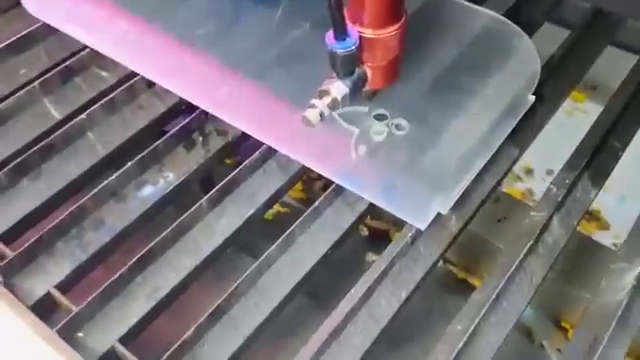
#> input picture frame 84 of fire-detection/fire-cnc-1.mp4, 640 x 360 px
$ python main.py
#> lines starting #> are read from the running program, lines starting #| are printed output that depends on the picture; after the words box and inside, x2 and y2 are one past the last pixel; in counts of white or black regions, pixels touching at a corner belong together
import cv2
import numpy as np

# Variáveis globais
prev_frame = None  # Quadro anterior

def processa_frame(img):
    """
    Processa o quadro e retorna a máscara de movimento para a cor branca.
    """
    global prev_frame

    # Converte a imagem para escala de cinza
    gray = cv2.cvtColor(img, cv2.COLOR_BGR2GRAY)

    # Cria uma máscara onde a cor branca (255) é isolada
    _, white_mask = cv2.threshold(gray, 240, 255, cv2.THRESH_BINARY)

    # Se tivermos um quadro anterior, calcule a diferença entre eles
    if prev_frame is not None:
        frame_diff = cv2.absdiff(white_mask, prev_frame)
        _, motion_mask = cv2.threshold(frame_diff, 45, 255, cv2.THRESH_BINARY)
    else:
        motion_mask = np.zeros_like(white_mask)  # Inicializa com zero se for o primeiro quadro

    # Atualiza o quadro anterior
    prev_frame = white_mask.copy()

    return motion_mask, white_mask

def analisa_movimento(img, motion_mask):
    """
    Analisa o movimento da cor branca baseado na máscara de movimento.
    """
    # Encontra os contornos das áreas de movimento
    contours, _ = cv2.findContours(motion_mask, cv2.RETR_EXTERNAL, cv2.CHAIN_APPROX_SIMPLE)

    qt_movimento = 0

    # Inicializa as variáveis para calcular a caixa delimitadora total
    x_min, y_min, x_max, y_max = float('inf'), float('inf'), -float('inf'), -float('inf')

    for contour in contours:
        # Ignora pequenos contornos
        if cv2.contourArea(contour) > 600:  # Ajuste o limite conforme necessário
            qt_movimento += 1

            # Busca as coordenadas do contorno
            x, y, w, h = cv2.boundingRect(contour)
            x_min = min(x_min, x)
            y_min = min(y_min, y)
            x_max = max(x_max, x + w)
            y_max = max(y_max, y + h)

    # Desenha o retângulo nas áreas de movimento
    if qt_movimento > 0:
        cv2.rectangle(img, (x_min, y_min), (x_max, y_max), (0, 255, 0), 2)

    return qt_movimento


def exibe_status(img, qt_movimento, new_height):
    """
    Exibe o status da detecção de movimento, redimensionado proporcionalmente à altura do vídeo.
    """
    # Calcula o tamanho da caixa de status baseado na altura do vídeo redimensionado
    box_height = int(new_height * 0.1)
    box_width = int(img.shape[1] * 0.5)

    # Define as coordenadas da caixa de status
    top_left = (int(img.shape[1] * 0.1), 0)
    bottom_right = (top_left[0] + box_width, box_height)

    # Desenha a caixa de status
    cv2.rectangle(img, top_left, bottom_right, (0, 0, 0), -1)

    # Texto dentro da caixa
    cv2.putText(img, f'FIRE: {qt_movimento}', (top_left[0] + 10, top_left[1] + box_height - 10),
                cv2.FONT_HERSHEY_DUPLEX, 1.5, (255, 255, 255), 5)


def main():
    # Alterar conforme o vídeo que quer rodar
    #namevideo = 'fire-cnc.mp4'
    namevideo = 'fire-cnc-1.mp4'
    #namevideo = 'fire-cnc-2.mp4'

    video_path = f'C:/Users/usuario/Desktop/Inteligencia Artificial/visao-comp-detecta-fogo/fire-detection/{namevideo}'
    video = cv2.VideoCapture(video_path)

    if not video.isOpened():
        print(f"Erro ao abrir o vídeo: {video_path}")
        return

    # Busca a resolução do vídeo
    original_width = int(video.get(cv2.CAP_PROP_FRAME_WIDTH))
    original_height = int(video.get(cv2.CAP_PROP_FRAME_HEIGHT))

    # Mude a a altura para redimensionar o vídeo
    new_height = 500

    # Calcula a nova largura
    aspect_ratio = original_width / original_height
    new_width = int(new_height * aspect_ratio)

    paused = False

    while True:
        if not paused:
            check, img = video.read()
#> img is the input picture: shape (360, 640, 3); mean B, G, R 123.4, 117.5, 123.7
            if not check:
                break

            # Redimensiona o frame
            resized_frame = cv2.resize(img, (new_width, new_height))

            # Processa o frame para detectar o movimento da cor branca
            motion_mask, white_mask = processa_frame(resized_frame)
#> in processa_frame, `gray = cv2.cvtColor(img, cv2.COLOR_BGR2GRAY)`:
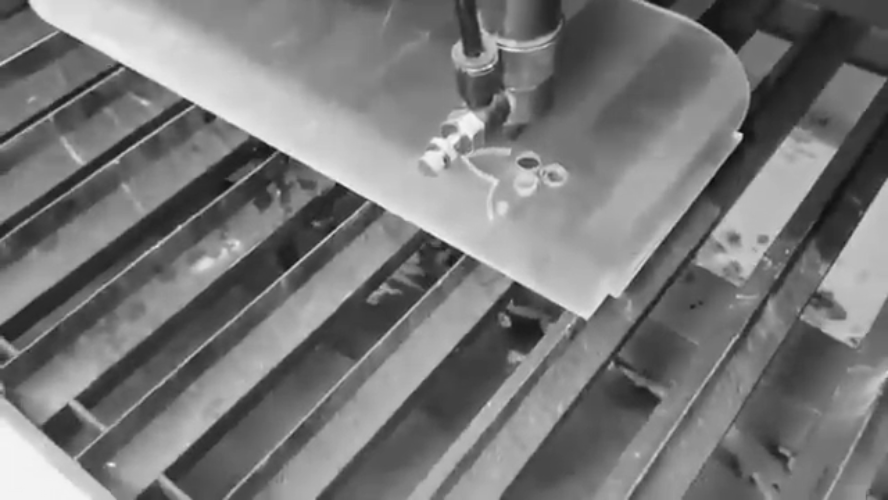
#> gray: shape (500, 888); min 12, max 247, mean 119.9
#> in processa_frame, `_, white_mask = cv2.threshold(gray, 240, 255, cv2.THRESH_BINARY)`:
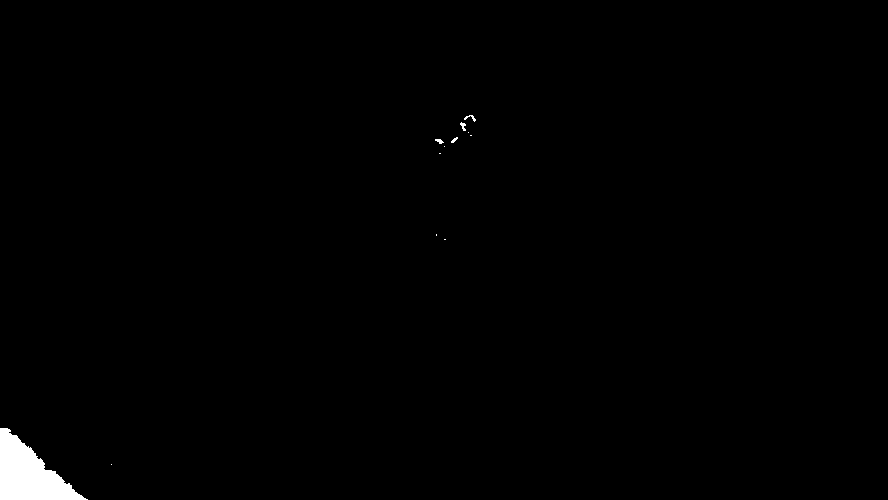
#> white_mask: shape (500, 888); 0.77% white; 12 white regions (7 under 20 px), largest, box (x1, y1, x2, y2) and area: (0, 428, 88, 500) 3319, (464, 115, 476, 122) 31, (460, 122, 466, 131) 30, (435, 139, 444, 144) 27, (451, 137, 458, 143) 21
#> motion_mask: shape (500, 888); every value is 0

            # Analisa movimento
            qt_movimento = analisa_movimento(resized_frame, motion_mask)
#> in analisa_movimento, `contours, _ = cv2.findContours(motion_mask, cv2.RETR_EXTERNAL, cv2.CHA..`: contours = []
#> after the loop in analisa_movimento, `for contour in contours:`: qt_movimento = 0
#> qt_movimento = 0

            # Mostra o status do movimento detectado
            exibe_status(resized_frame, qt_movimento, new_height)
#> in exibe_status, `cv2.putText(img, f'FIRE: {qt_movimento}', (top_left[0] + 10, top_left[..`:
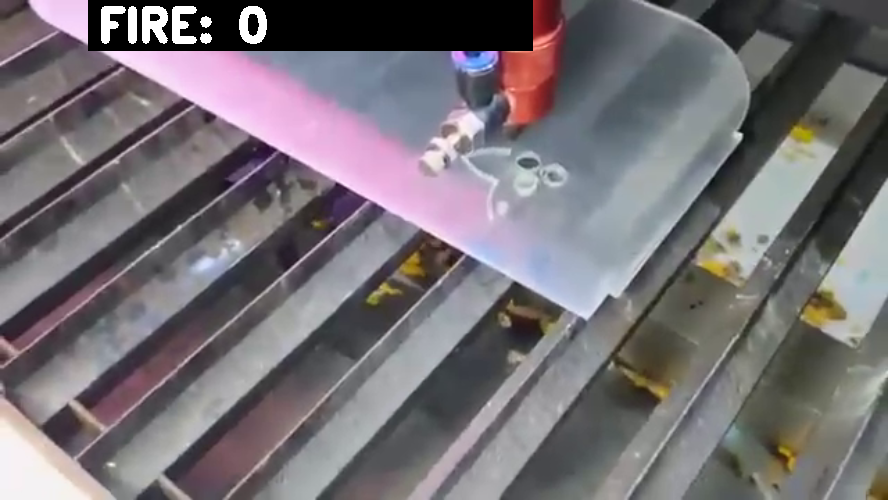
#> img: shape (500, 888, 3); mean B, G, R 117, 112.4, 117.6

            # Mostra o vídeo redimensionado
            cv2.imshow('Video', resized_frame)

            # Mostra a máscara de movimento
            cv2.namedWindow('Passo', cv2.WINDOW_NORMAL)
            cv2.resizeWindow('Passo', 180, 320)
            cv2.imshow('Passo', motion_mask)

            # Mostra a área branca isolada
            cv2.namedWindow('Area Branca', cv2.WINDOW_NORMAL)
            cv2.resizeWindow('Area Branca', 178, 292)
            cv2.imshow('Area Branca', white_mask)

        # Delay no vídeo
        key = cv2.waitKey(50)
#> (key q is pressed here)

        if key == ord('q'):  # Pressione 'q' para sair
            break
        elif key == ord('p'):  # Pressione 'p' para pausar/despausar
            paused = not paused

    video.release()
    cv2.destroyAllWindows()

if __name__ == "__main__":
    main()

$ run again, starting later in the video
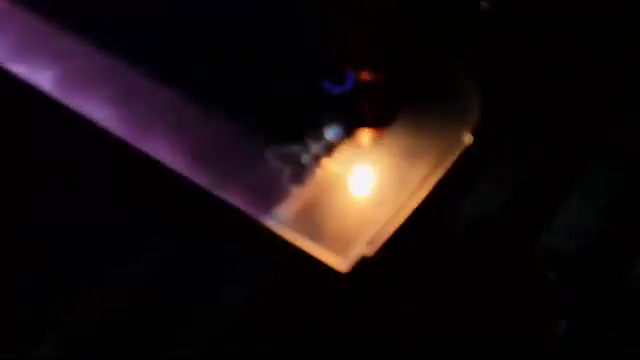
#> input picture frame 380 of fire-detection/fire-cnc-1.mp4, 640 x 360 px
#> in main, img is the input picture: shape (360, 640, 3); mean B, G, R 15.2, 14, 22.8
#> in processa_frame, `_, white_mask = cv2.threshold(gray, 240, 255, cv2.THRESH_BINARY)`:
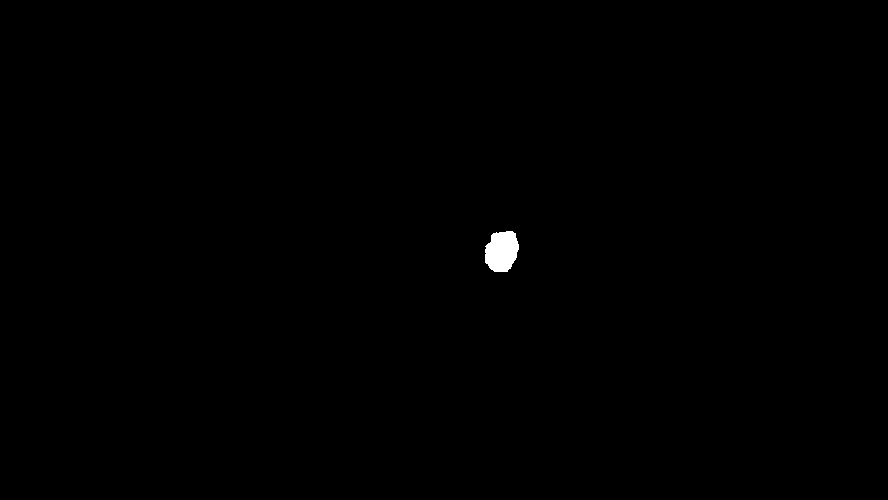
#> white_mask: shape (500, 888); 0.25% white; 1 white region, box (x1, y1, x2, y2) and area: (485, 231, 519, 272) 1102
#> motion_mask: shape (500, 888); every value is 0
#> contours = []
#> after the loop in analisa_movimento, `for contour in contours:`: qt_movimento = 0
#> in exibe_status, `cv2.putText(img, f'FIRE: {qt_movimento}', (top_left[0] + 10, top_left[..`:
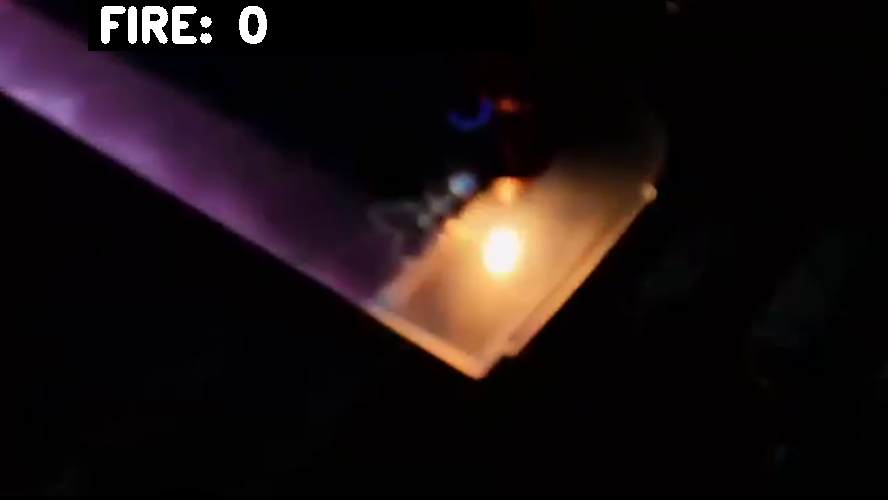
#> img: shape (500, 888, 3); mean B, G, R 16.6, 15.7, 24.4

$ run again, starting later in the video
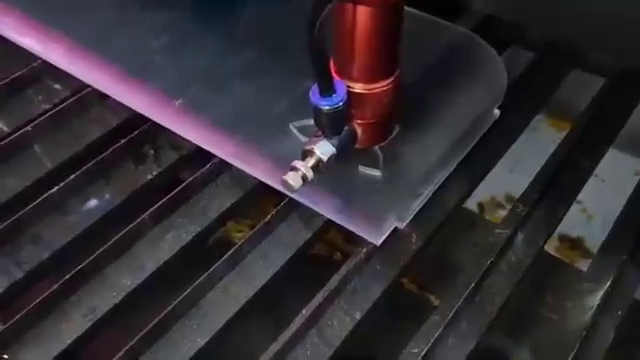
#> input picture frame 676 of fire-detection/fire-cnc-1.mp4, 640 x 360 px
#> in main, img is the input picture: shape (360, 640, 3); mean B, G, R 51.6, 45.6, 51.1
#> in processa_frame, `_, white_mask = cv2.threshold(gray, 240, 255, cv2.THRESH_BINARY)`:
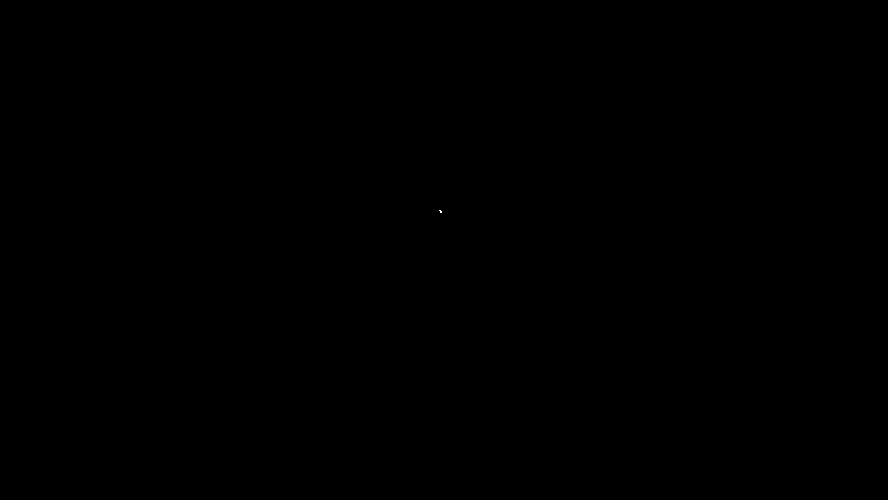
#> white_mask: shape (500, 888); 0% white in thin lines or dots, all inside (x1, y1, x2, y2) = (439, 210, 442, 213)
#> motion_mask: shape (500, 888); every value is 0
#> contours = []
#> after the loop in analisa_movimento, `for contour in contours:`: qt_movimento = 0
#> in exibe_status, `cv2.putText(img, f'FIRE: {qt_movimento}', (top_left[0] + 10, top_left[..`:
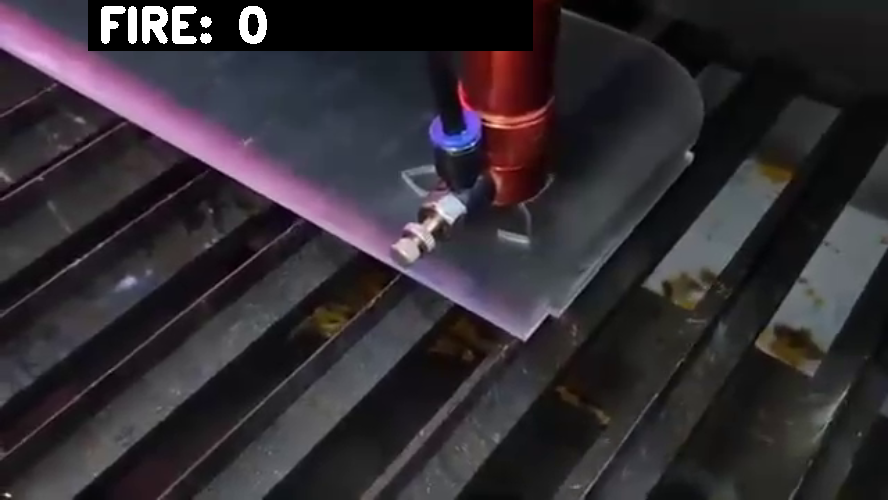
#> img: shape (500, 888, 3); mean B, G, R 50.8, 45.3, 50.3
